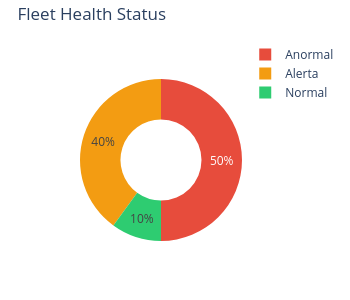

Source (notebook cell):
### Markdown cell above
---

# PAGE 1: Fleet Overview

**Question**: *"How is my fleet behaving currently?"*

Shows: status distribution, system heatmap, unit prioritization, and AI-generated explanations.

### Code cell
# Figure 1: Fleet Status Distribution (donut)
status_counts = unit_health['overall_status'].value_counts().reset_index()
status_counts.columns = ['Status', 'Count']

fig_donut = px.pie(
    status_counts, values='Count', names='Status',
    color='Status', color_discrete_map=STATUS_COLORS,
    hole=0.5, title='Fleet Health Status'
)
fig_donut.update_layout(width=350, height=300, margin=dict(t=40, b=20))
fig_donut.show()

### Figure 1 — Plotly figure (JSON) as saved in the notebook; plotly's stock layout.template omitted (floating-point values rounded to 4 significant figures)
{"data": [{"customdata": [["Anormal"], ["Alerta"], ["Normal"]], "domain": {"x": [0, 1], "y": [0, 1]}, "hole": 0.5, "hovertemplate": "Status=%{customdata[0]}<br>Count=%{value}<extra></extra>", "labels": ["Anormal", "Alerta", "Normal"], "legendgroup": "", "marker": {"colors": ["#e74c3c", "#f39c12", "#2ecc71"]}, "name": "", "showlegend": true, "type": "pie", "values": [5, 4, 1]}], "layout": {"height": 300, "legend": {"tracegroupgap": 0}, "margin": {"b": 20, "t": 40}, "title": {"text": "Fleet Health Status"}, "width": 350}}
